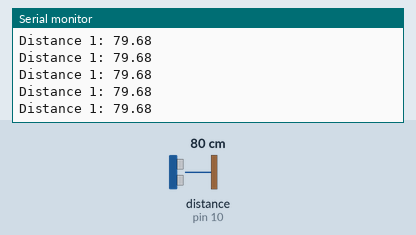
A sketch run on a simulated Arduino Uno, built with avr-gcc and run on an emulated ATmega328P. Parts: the last lines printed to the serial monitor. Wiring (inferred from the names in the program): ultrasonic range finder: trigger pin 11; echo pin 10. The test bench sets the inputs (shaded band); at power-on: distance to the obstacle (sensor on pin 10) 80 cm. The echo pulse lasts 58.3 µs per cm.

Above: at 1.2 s.
1.3 s: distance to the obstacle (sensor on pin 10) set to 2 cm
At 2.2 s:
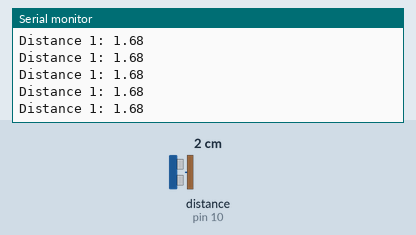
4.3 s: distance to the obstacle (sensor on pin 10) set to 120 cm
At 5.2 s:
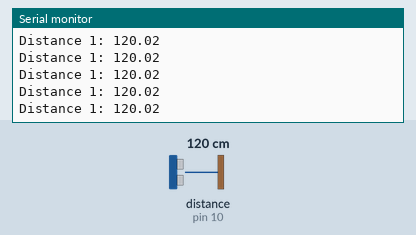
7.3 s: distance to the obstacle (sensor on pin 10) set to 4 cm
At 8.4 s:
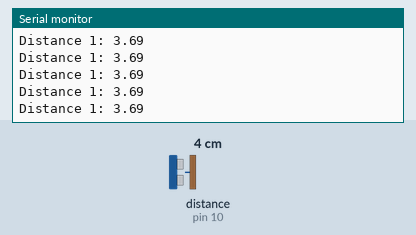
10.3 s: distance to the obstacle (sensor on pin 10) set to 18 cm
At 11.3 s:
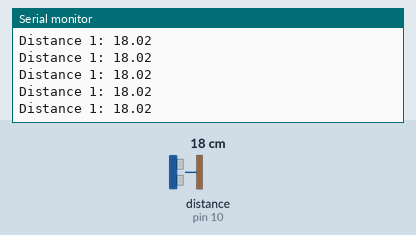
Timing chart, 0 to 13.3 s (numbered marks = the images above; inputs shaded):
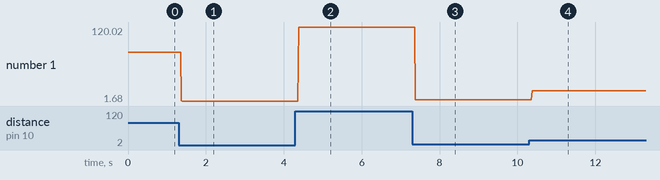

Measured:
- after the input at 1.3 s, the serial monitor: prints a new line after 0.07 s (image 1)
- after the input at 4.3 s, the serial monitor: prints a new line after 0.08 s (image 2)
- after the input at 7.3 s, the serial monitor: prints a new line after 0.08 s (image 3)
- after the input at 10.3 s, the serial monitor: prints a new line after 0.07 s (image 4)
- plotted number 1: 79.68 → 1.68 after the input at 1.3 s, 1.68 → 120.02 after the input at 4.3 s, 120.02 → 3.69 after the input at 7.3 s, 3.69 → 18 after the input at 10.3 s

The sketch:

sketch_jul6a.ino
```cpp
#define TRIGGER 11
#define ECHO 10
#define TRIGGER2 6
#define ECHO2 5

class DistanceSensor{
  public:
  DistanceSensor(int triggerPin, int echoPin) : triggerPin(triggerPin), echoPin(echoPin) {
    pinMode(triggerPin, OUTPUT);
    pinMode(echoPin, INPUT);
  }

  double getDistance(){
    digitalWrite(triggerPin, HIGH);
    delayMicroseconds(10);
    digitalWrite(triggerPin, LOW);
    return pulseIn(echoPin, HIGH) * .0343/2;
  }

  private:
  const int triggerPin;
  const int echoPin;
};

DistanceSensor sensor1(TRIGGER, ECHO);
void setup() {
  // put your setup code here, to run once:
  Serial.begin(9600);
}

void loop() {
  // put your main code here, to run repeatedly:
  double distance = sensor1.getDistance();
  Serial.print("Distance 1: ");
  Serial.println(distance);
}
```
